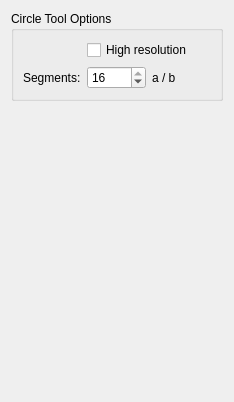
        <widget class="QWidget" name="pageEditModeOptions">
         <property name="geometry">
          <rect>
           <x>0</x>
           <y>0</y>
           <width>234</width>
           <height>402</height>
          </rect>
         </property>
         <attribute name="label">
          <string>Tool Options</string>
         </attribute>
         <layout class="QVBoxLayout" name="verticalLayout_4">
          <item>
           <widget class="QGroupBox" name="groupBox">
            <property name="title">
             <string>Circle Tool Options</string>
            </property>
            <layout class="QVBoxLayout" name="verticalLayout_5">
             <item>
              <layout class="QFormLayout" name="formLayout">
               <item row="0" column="1">
                <widget class="QCheckBox" name="ringToolHiRes">
                 <property name="text">
                  <string>High resolution</string>
                 </property>
                </widget>
               </item>
               <item row="1" column="0">
                <widget class="QLabel" name="label">
                 <property name="text">
                  <string>Segments:</string>
                 </property>
                </widget>
               </item>
               <item row="1" column="1">
                <layout class="QHBoxLayout" name="horizontalLayout_2">
                 <item>
                  <widget class="QSpinBox" name="ringToolSegments">
                   <property name="enabled">
                    <bool>true</bool>
                   </property>
                   <property name="minimum">
                    <number>1</number>
                   </property>
                   <property name="maximum">
                    <number>16</number>
                   </property>
                   <property name="value">
                    <number>16</number>
                   </property>
                  </widget>
                 </item>
                 <item>
                  <widget class="QLabel" name="ringToolSegmentsLabel">
                   <property name="text">
                    <string>a / b</string>
                   </property>
                  </widget>
                 </item>
                </layout>
               </item>
              </layout>
             </item>
            </layout>
           </widget>
          </item>
          <item>
           <spacer name="verticalSpacer">
            <property name="orientation">
             <enum>Qt::Vertical</enum>
            </property>
            <property name="sizeHint" stdset="0">
             <size>
              <width>20</width>
              <height>40</height>
             </size>
            </property>
           </spacer>
          </item>
         </layout>
        </widget>
